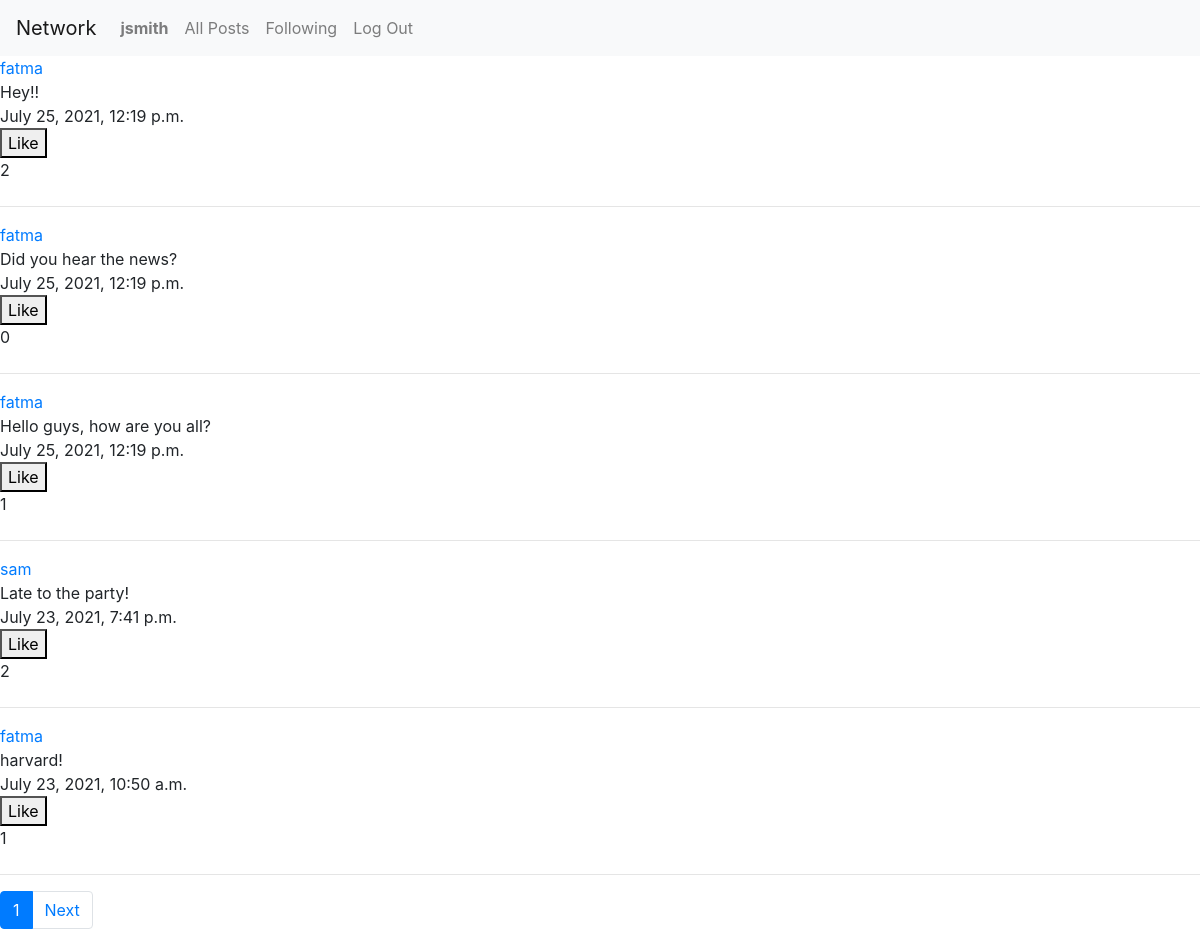
Page /following/ (signed in) on the committed database.
### network/models.py (models this page shows, shortened)
class User(AbstractUser):
    following = models.ManyToManyField("User", related_name="followers")
    likes = models.ManyToManyField("Post", related_name="likers")

class Post(models.Model):
    author = models.ForeignKey("User", on_delete=models.CASCADE, related_name='posts')
    post = models.TextField(blank=False, verbose_name="")
    date_time_posted = models.DateTimeField(auto_now_add=True)

### network/views.py (the view)
# urls.py: path("following/", views.following, name="following"),
def following(request):
    posts = Post.objects.all()
    posts = posts.order_by("-date_time_posted").all()
    page_number = request.GET.get('page', 1) # 1 is default
    paginator = Paginator(posts, 10)
    page = paginator.page(page_number)
    return render(request, "network/following.html", {
            'page': page
        })

### network/templates/network/following.html (shortened to what this page needs)
{% extends "network/layout.html" %}
{% load static %}
{% block body %}
    {% for post in page %}
      {% if post.author in user.following.all %}
        <div>
          <a href="{% url 'profile' post.author.id %}">{{ post.author.username }}</a>  <br>
          <div class="content" data-post="{{ post.id }}">{{ post.post }}</div>
          {{ post.date_time_posted }} <br>
          {% if user.is_authenticated %}
            <button class="like-btn" data-post="{{ post.id }}">Like</button> <br>
          {% endif %}
          <label class="like-label" data-post="{{ post.id }}">{{ post.likers.all.count }}</label>
          <hr>
        </div>
      {% endif %}
    {% endfor %}
    <nav aria-label="...">
      <ul class="pagination">
        <li class="page-item active" aria-current="page">
          <span class="page-link">
            {{ page.number}}
          </span>
        </li>
        {% if page.has_next %}
          <li class="page-item">
              <a class="page-link" href="?page={{ page.next_page_number }}">Next</a>
          </li>
        {% endif %}
      </ul>
    </nav>
{% endblock %}

### network/templates/network/layout.html (shortened to what this page needs)
{% load static %}
<!DOCTYPE html>
<html lang="en">
    <head>
        <link rel="stylesheet" href="https://stackpath.bootstrapcdn.com/bootstrap/4.4.1/css/bootstrap.min.css">
        <link href="{% static 'network/styles.css' %}" rel="stylesheet">
    </head>
    <body>
        <nav class="navbar navbar-expand-lg navbar-light bg-light">
            <a class="navbar-brand" href="#">Network</a>
            <div>
              <ul class="navbar-nav mr-auto">
                {% if user.is_authenticated %}
                    <li class="nav-item">
                        <a class="nav-link" href="{% url 'profile' user.id %}"><strong>{{ user.username }}</strong></a>
                    </li>
                {% endif %}
                <li class="nav-item">
                  <a class="nav-link" href="{% url 'index' %}">All Posts</a>
                </li>
                {% if user.is_authenticated %}
                    <li class="nav-item">
                        <a class="nav-link" href="{% url 'following' %}">Following</a>
                    </li>
                    <li class="nav-item">
                        <a class="nav-link" href="{% url 'logout' %}">Log Out</a>
                    </li>
                {% endif %}
              </ul>
            </div>
          </nav>
        <div class="body">
            {% block body %}
            {% endblock %}
        </div>
    </body>
</html>

### rows in the picture
User: username "jsmith"
Post: author.username "fatma", post "Hey!!", date_time_posted "July 25, 2021, 12:19 p.m.", likers.all.count "2"
Post: author.username "fatma", post "Did you hear the news?", date_time_posted "July 25, 2021, 12:19 p.m.", likers.all.count "0"
Post: author.username "fatma", post "Hello guys, how are you all?", date_time_posted "July 25, 2021, 12:19 p.m.", likers.all.count "1"
Post: author.username "sam", post "Late to the party!", date_time_posted "July 23, 2021, 7:41 p.m.", likers.all.count "2"
Post: author.username "fatma", post "harvard!", date_time_posted "July 23, 2021, 10:50 a.m.", likers.all.count "1"

### other values in the picture
{{ page.number }} "1"
